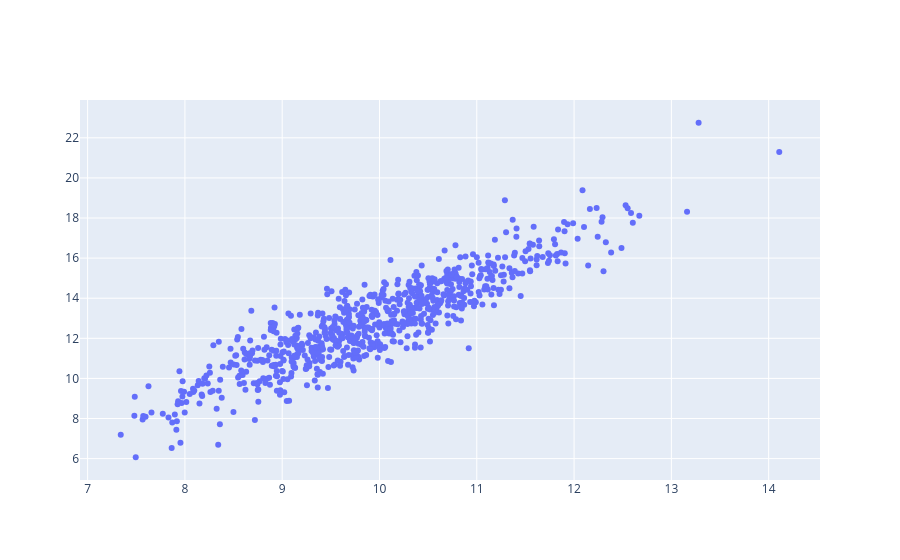

This figure's notebook cell:
### Code cell
# simulate and plot data
X,Y = simulate_linear_better(800,3,2,random_seed=2)

fig = go.Figure()
fig.add_trace(go.Scatter(x=X,y=Y, mode='markers'))

### Figure 1 — Plotly figure (JSON) as saved in the notebook; plotly's stock layout.template omitted (floating-point values rounded to 4 significant figures; data arrays with more than 128 entries replaced by an {"elided": "..."} marker saying what was removed)
{"data": [{"mode": "markers", "type": "scatter", "x": {"elided": "800 float values"}, "y": {"elided": "800 float values"}}], "layout": {}}
